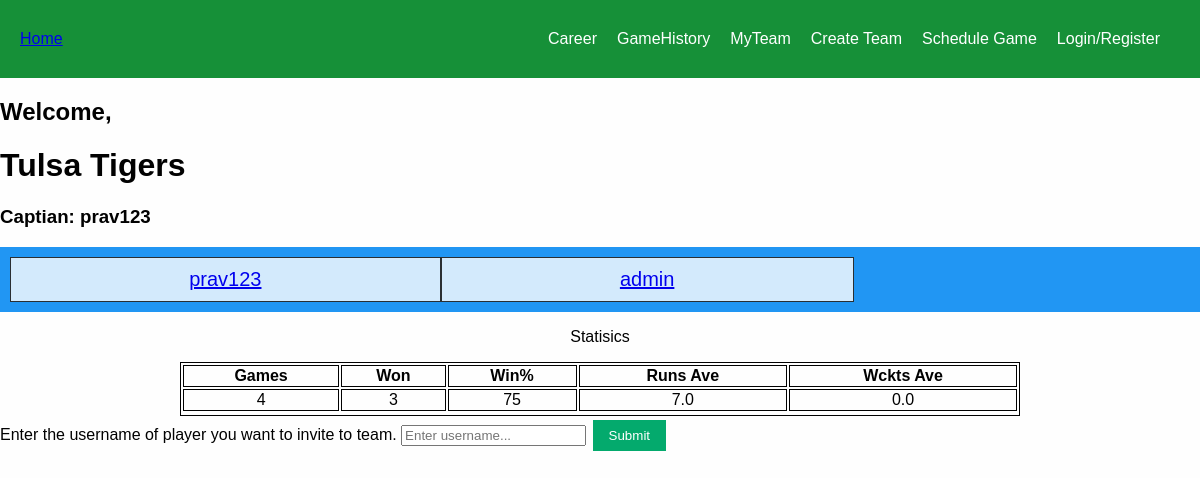
Page /team/2 on the committed database.
### base/models.py (models this page shows, shortened)
class Team(models.Model):
    name = models.CharField(max_length=200,null=True)
    captain = models.OneToOneField("Player", related_name="captain",on_delete=models.SET_NULL,null=True,blank=True,unique=False)
    players = models.ManyToManyField("Player", related_name="players", blank=True)
    games_played = models.IntegerField(default=0,null=True,blank=True)
    games_won = models.IntegerField(default=0,null=True,blank=True)
    runs_average = models.FloatField(default=0,null=True,blank=True)
    wickets_average = models.FloatField(default=0,null=True,blank=True)
    games = models.ManyToManyField("Game", related_name="gammes", blank=True)
    temporary = models.BooleanField(default=False,null=True,blank=False)

class Player(AbstractUser):
    first_name = models.CharField(max_length=200, null=True)
    last_name = models.CharField(max_length=200, null=True)
    email = models.EmailField(unique=True, null=True)
    team = models.ForeignKey(Team,on_delete=models.SET_NULL,null=True) # long-term-team
    organization = models.ForeignKey(Organization,on_delete=models.SET_NULL,null=True, blank=True)
    runs = models.IntegerField(default=0,null=True,blank=True)
    wickets = models.IntegerField(default=0,null=True,blank=True)
    catches = models.IntegerField(default=0,null=True,blank=True)
    sixes = models.IntegerField(default=0,null=True,blank=True)
    fours = models.IntegerField(default=0,null=True,blank=True)
    extras = models.IntegerField(default=0,null=True,blank=True)
    games_played = models.IntegerField(default=0,null=True,blank=True)
    games_won = models.IntegerField(default=0,null=True,blank=True)
    win_percentage = models.FloatField(default=0,null=True,blank=True)
    fifties = models.IntegerField(default=0,null=True,blank=True)
    centuries = models.IntegerField(default=0,null=True,blank=True)
    sr = models.FloatField(default=0,null=True,blank=True)
    runs_hs = models.IntegerField(default=0,null=True,blank=True)
    wickets_hs = models.IntegerField(default=0,null=True,blank=True)
    fours_hs = models.IntegerField(default=0,null=True,blank=True)
    sixes_hs = models.IntegerField(default=0,null=True,blank=True)
    runs_average = models.FloatField(default=0,null=True,blank=True)
    wickets_average = models.FloatField(default=0,null=True,blank=True)
    fours_average = models.FloatField(default=0,null=True,blank=True)
    sixes_average = models.FloatField(default=0,null=True,blank=True)
    catches_average = models.FloatField(default=0,null=True,blank=True)
    extras_average = models.FloatField(default=0,null=True,blank=True)
    balls_bowled = models.IntegerField(default=0,null=True,blank=True)
    balls_played = models.IntegerField(default=0,null=True,blank=True)
    game_invites = models.ManyToManyField("GameInvite", related_name="game_invites", blank=True)
    team_invites = models.ManyToManyField("TeamInvite", related_name="team_invites", blank=True)
    org_invites = models.ManyToManyField("OrganizationInvite", related_name="org_invites", blank=True)
    games = models.ManyToManyField("Game", related_name="games", blank=True)
    USERNAME_FIELD = "email"
    REQUIRED_FIELDS = ["username"]

### base/views.py (the view)
# urls.py: path("team/<str:pk>", views.team, name="team"),
def team(request, pk):   # check is player doesn't have a team
    user = request.user
    try:
        team = Team.objects.get(id=pk)
    except:
        team = Team.objects.create(name="filler", filler=True)  # creating filler-team-obj for new user with no team
        user.team = team
        user.save()
        team.save()
        context = {"players":None, "team":team}
        return render(request, "base/team.html", context)
    if request.method == "POST":
        username = request.POST.get("username")
        player = Player.objects.get(username=username)
        team_invite = TeamInvite.objects.create(to_team=request.user.team)
        player.team_invites.add(team_invite)
        team_invite.save()
    players = team.players
    if team.games_played != 0 or team.games_played != 0:
        win_percentage = round(team.games_won/team.games_played *100)
    else:
        win_percentage = 0
    context = {"players":players.all(), "team":team, "win_percentage":win_percentage}
    return render(request, "base/team.html", context)

### base/templates/base/team.html (shortened to what this page needs)
{% extends 'main.html' %}
{% block content %}
<html>
<head>
</head>
<body>
{% if team != None %}
<h1>{{team.name}}</h1>
<h3>Captian: {{team.captain.username}}</h3>
<div class="grid-container">
    {% for p in players %}
        <div class="grid-item">
            <a href="{% url 'player-career' p.id %}">{{p.username}}</a>
        </div>
    {% endfor %}
</div>
<div class="center">
    <p>Statisics</p>
</div>
<table class="center">
    <tr>
      <th>Games</th>
      <th>Won</th>
      <th>Win%</th>
      <th>Runs Ave</th>
      <th>Wckts Ave</th>
    </tr>
    <tr>
      <td>{{team.games_played}}</td>
      <td>{{team.games_won}}</td>
      <td>{{win_percentage}}</td>
      <td>{{team.runs_average}}</td>
      <td>{{team.wickets_average}}</td>
    </tr>
</table>
<div>
    <form method="POST" action="">
        Enter the username of player you want to invite to team.
        <input type="text" name="username" placeholder="Enter username...">
        <input type="submit" value="Submit">
    </form>
</div>
</body>
</html>
{% else %}
<h3>You are not apart of a team yet!</h3>
{% endif %}
{% endblock %}

### templates/main.html (style rules this page uses)
body { margin: 0; font-family: Arial, Helvetica, sans-serif; background-color: rgb(254, 254, 254); color: rgb(1, 1, 1); }

### templates/navbar.html (style rules this page uses)
body, ul { margin: 0; padding: 0; }

### base/templates/base/team.html (style rules this page uses)
.grid-container { display: grid; grid-template-columns: auto auto auto; background-color: #2196F3; padding: 10px; }
.grid-item { background-color: rgba(255, 255, 255, 0.8); border: 1px solid rgba(0, 0, 0, 0.8); padding: 10px; font-size: 20px; text-align: center; }
.center { text-align: center; }
table, th, td { border: 1px solid; }
table { width: 70%; empty-cells: show; }
table.center { margin-left: auto; margin-right: auto; }
input[type=button], input[type=submit], input[type=reset] { background-color: #04AA6D; border: none; color: white; padding: 8px 16px; text-decoration: none; margin: 4px 2px; cursor: pointer; }

### rows in the picture
Team: name "Tulsa Tigers", captain.username "prav123", games_played "4", games_won "3", runs_average "7.0", wickets_average "0.0"
Player: username "prav123"
Player: username "admin"

### other values in the picture
{{ win_percentage }} "75"
